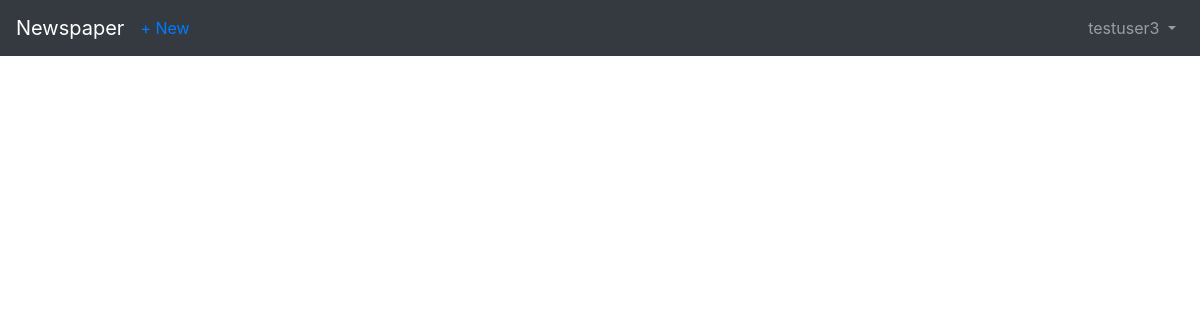
/articles/ (signed in), run on an earlier commit of the app's database.
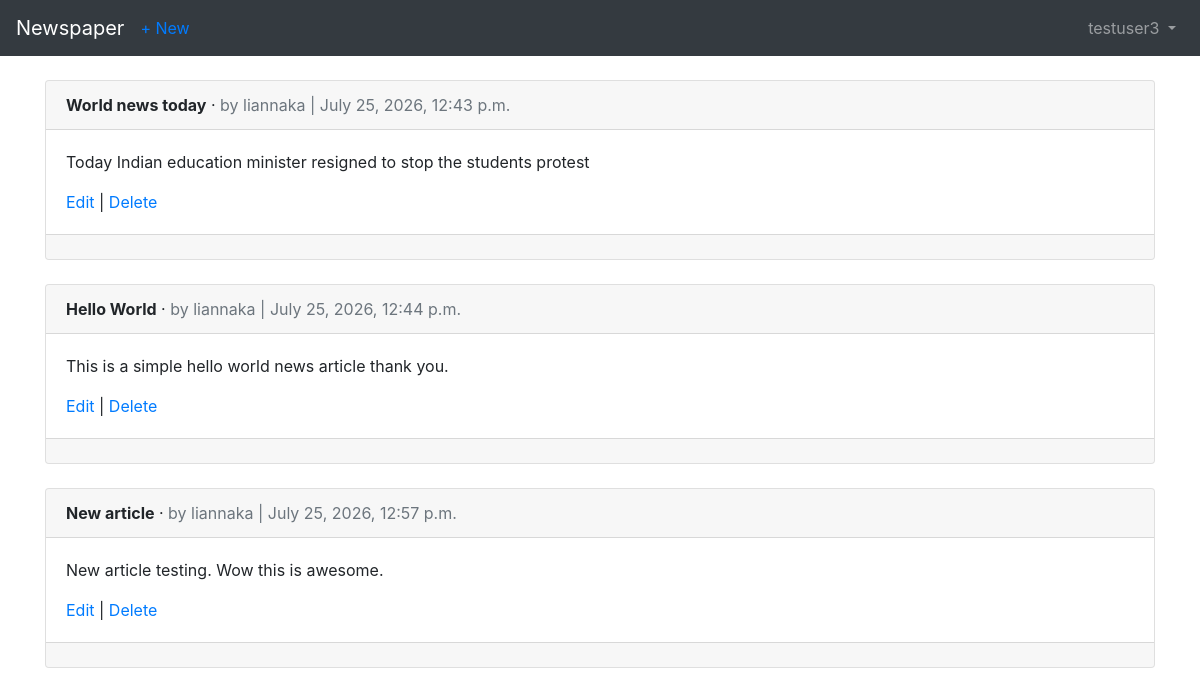
And on a later commit of the database.
### users/models.py (models this page shows)
class CustomUser(AbstractUser):
    age = models.PositiveIntegerField(null=True, blank=True)

### articles/models.py (models this page shows, shortened)
class Article(models.Model):
    title = models.CharField(max_length= 255)
    body = models.TextField()
    date = models.DateTimeField(auto_now_add=True)
    author = models.ForeignKey(
    get_user_model(),
    on_delete=models.CASCADE,
    )

### articles/views.py (the view)
# urls.py: path('', ArticleListView.as_view(), name='article_list'),
class ArticleListView(ListView):
    model = Article
    template_name = 'article_list.html'

### templates/article_list.html (shortened to what this page needs)
{% extends 'base.html' %}
{% block content %} {% for article in object_list %}
<div class="card">
  <div class="card-header">
    <span class="font-weight-bold">{{ article.title }}</span> &middot;
    <span class="text-muted">by {{ article.author }} | {{ article.date }}</span>
  </div>
  <div class="card-body">
    <p>{{ article.body }}</p>
    <a href="{% url 'article_edit' article.pk %}">Edit</a> |
    <a href="{% url 'article_delete' article.pk %}">Delete</a>
  </div>
  <div class="card-footer">
  </div>
</div>
<br />
{% endfor %}
 {% endblock content %}

### templates/base.html (shortened to what this page needs)
<!doctype html>
<html lang="en">
  <head>
    <link
      rel="stylesheet"
      href="https://stackpath.bootstrapcdn.com/bootstrap/4.5.2/css/bootstrap.min.css"
    />
  </head>
  <body>
    <nav class="navbar navbar-expand-md navbar-dark bg-dark mb-4">
      <a class="navbar-brand" href="{% url 'home' %}">Newspaper</a>
      {% if user.is_authenticated %}
      <ul class="navbar-nav mr-auto">
        <li class="nav-item"><a href="{% url 'article_new' %}">+ New</a></li>
      </ul>
      {% endif %}
      <div class="collapse navbar-collapse" id="navbarCollapse">
        {% if user.is_authenticated %}
        <ul class="navbar-nav ml-auto">
          <li class="nav-item dropdown">
            <a
              class="nav-link dropdown-toggle"
              href="#"
              id="userMenu"
              data-toggle="dropdown"
              aria-haspopup="true"
              aria-expanded="false"
            >
              {{ user.username }}
            </a>
          </li>
        </ul>
        {% endif %}
      </div>
    </nav>
    <div class="container">{% block content %} {% endblock %}</div>
  </body>
</html>

What changed in the data, as far as the page shows it:
added Article: title "World news today", author "liannaka", date "July 25, 2026, 12:43 p.m.", body "Today Indian education minister resigned to stop the students protest"
added Article: title "Hello World", author "liannaka", date "July 25, 2026, 12:44 p.m.", body "This is a simple hello world news article thank you."
added Article: title "New article", author "liannaka", date "July 25, 2026, 12:57 p.m.", body "New article testing. Wow this is awesome."
